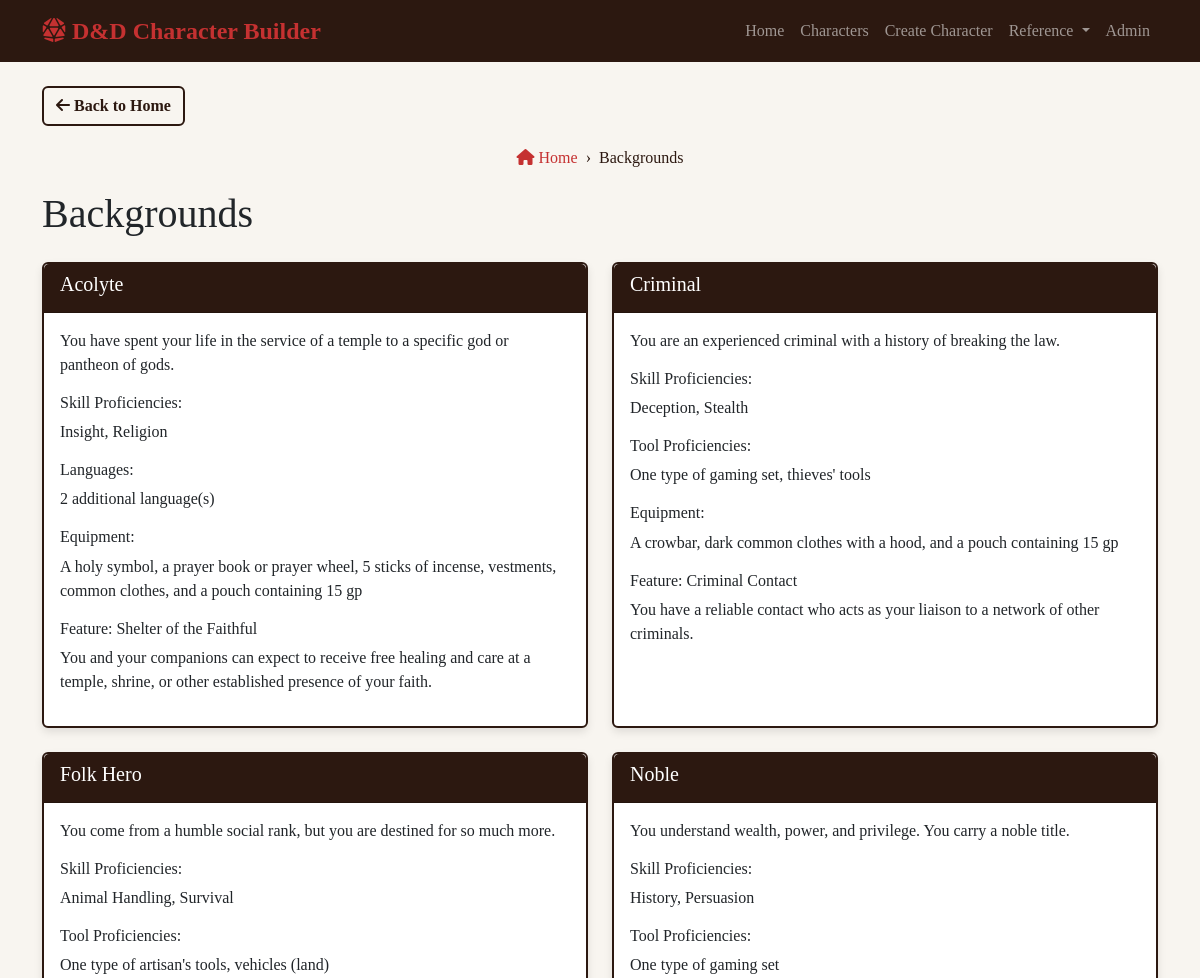
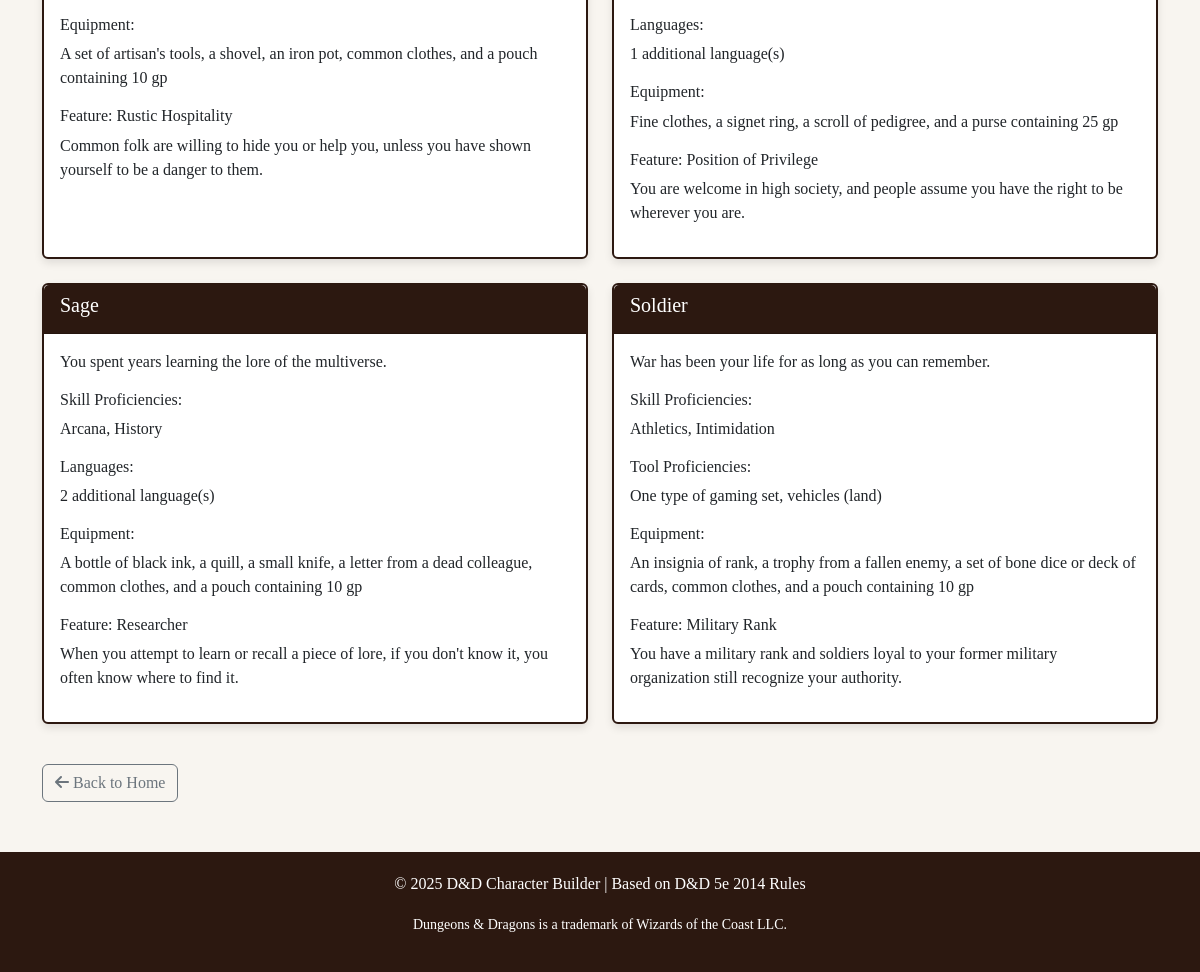
/backgrounds/, run on the app's committed database (2 pictures, top to bottom).
### characters/models.py (models this page shows, shortened)
class Background(models.Model):
    name = models.CharField(max_length=50, unique=True)
    description = models.TextField()
    skill_proficiencies = models.CharField(max_length=200)
    tool_proficiencies = models.CharField(max_length=200, blank=True)
    languages = models.IntegerField(default=0, help_text="Number of additional languages")
    equipment = models.TextField()
    feature = models.CharField(max_length=100)
    feature_description = models.TextField()
    class Meta:
        ordering = ['name']

### characters/views.py (the view)
# urls.py: path('backgrounds/', views.BackgroundListView.as_view(), name='background_list'),
class BackgroundListView(ListView):
    model = Background
    template_name = 'characters/background_list.html'
    context_object_name = 'backgrounds'

### characters/templates/characters/background_list.html (shortened to what this page needs)
{% extends 'characters/base.html' %}
{% block back_button %}
<div class="back-button">
    <a href="{% url 'home' %}" class="btn">
        <i class="fas fa-arrow-left"></i> Back to Home
    </a>
</div>
{% endblock %}
{% block breadcrumb %}
<nav aria-label="breadcrumb">
    <ol class="breadcrumb">
        <li class="breadcrumb-item"><a href="{% url 'home' %}"><i class="fas fa-home"></i> Home</a></li>
        <li class="breadcrumb-item active" aria-current="page">Backgrounds</li>
    </ol>
</nav>
{% endblock %}
{% block content %}
<h1 class="mb-4">Backgrounds</h1>
{% if backgrounds %}
    <div class="row">
        {% for background in backgrounds %}
            <div class="col-md-6 mb-4">
                <div class="card h-100">
                    <div class="card-header">
                        <h5>{{ background.name }}</h5>
                    </div>
                    <div class="card-body">
                        <p>{{ background.description }}</p>
                        <h6>Skill Proficiencies:</h6>
                        <p>{{ background.skill_proficiencies }}</p>
                        {% if background.tool_proficiencies %}
                            <h6>Tool Proficiencies:</h6>
                            <p>{{ background.tool_proficiencies }}</p>
                        {% endif %}
                        {% if background.languages %}
                            <h6>Languages:</h6>
                            <p>{{ background.languages }} additional language(s)</p>
                        {% endif %}
                        <h6>Equipment:</h6>
                        <p>{{ background.equipment }}</p>
                        <h6>Feature: {{ background.feature }}</h6>
                        <p>{{ background.feature_description }}</p>
                    </div>
                </div>
            </div>
        {% endfor %}
    </div>
{% else %}
    <div class="alert alert-info">
        No backgrounds available. Please add backgrounds through the admin interface.
    </div>
{% endif %}
<a href="{% url 'home' %}" class="btn btn-outline-secondary mt-3"><i class="fas fa-arrow-left"></i> Back to Home</a>
{% endblock %}

### characters/templates/characters/base.html (style rules this page uses)
:root { --dnd-red: #C53131; --dnd-dark: #2c1810; }
body { background-color: #f8f5f0; font-family: 'Georgia', serif; }
.card { border: 2px solid var(--dnd-dark); box-shadow: 0 4px 8px rgba(0,0,0,0.1); }
.card-header { background-color: var(--dnd-dark); color: white; font-weight: bold; }
.back-button { margin-bottom: 20px; }
.back-button .btn { background-color: transparent; border: 2px solid var(--dnd-dark); color: var(--dnd-dark); font-weight: bold; }
.breadcrumb { background-color: transparent; padding: 0; margin-bottom: 20px; display: flex; justify-content: center; }
.breadcrumb-item + .breadcrumb-item::before { content: "›"; color: var(--dnd-dark); }
.breadcrumb-item a { color: var(--dnd-red); text-decoration: none; }
.breadcrumb-item.active { color: var(--dnd-dark); }

### data on the page
Background: name "Acolyte", description "You have spent your life in the service of a temple to a specific god or pantheon of gods.", skill_proficiencies "Insight, Religion", languages "2", equipment "A holy symbol, a prayer book or prayer wheel, 5 sticks of incense, vestments, common clothes, and a pouch containing 15 gp", feature "Shelter of the Faithful", feature_description "You and your companions can expect to receive free healing and care at a temple, shrine, or other established presence of your faith."
Background: name "Criminal", description "You are an experienced criminal with a history of breaking the law.", skill_proficiencies "Deception, Stealth", tool_proficiencies "One type of gaming set, thieves' tools", equipment "A crowbar, dark common clothes with a hood, and a pouch containing 15 gp", feature "Criminal Contact", feature_description "You have a reliable contact who acts as your liaison to a network of other criminals."
Background: name "Folk Hero", description "You come from a humble social rank, but you are destined for so much more.", skill_proficiencies "Animal Handling, Survival", tool_proficiencies "One type of artisan's tools, vehicles (land)", equipment "A set of artisan's tools, a shovel, an iron pot, common clothes, and a pouch containing 10 gp", feature "Rustic Hospitality", feature_description "Common folk are willing to hide you or help you, unless you have shown yourself to be a danger to them."
Background: name "Noble", description "You understand wealth, power, and privilege. You carry a noble title.", skill_proficiencies "History, Persuasion", tool_proficiencies "One type of gaming set", languages "1", equipment "Fine clothes, a signet ring, a scroll of pedigree, and a purse containing 25 gp", feature "Position of Privilege", feature_description "You are welcome in high society, and people assume you have the right to be wherever you are."
Background: name "Sage", description "You spent years learning the lore of the multiverse.", skill_proficiencies "Arcana, History", languages "2", equipment "A bottle of black ink, a quill, a small knife, a letter from a dead colleague, common clothes, and a pouch containing 10 gp", feature "Researcher", feature_description "When you attempt to learn or recall a piece of lore, if you don't know it, you often know where to find it."
Background: name "Soldier", description "War has been your life for as long as you can remember.", skill_proficiencies "Athletics, Intimidation", tool_proficiencies "One type of gaming set, vehicles (land)", equipment "An insignia of rank, a trophy from a fallen enemy, a set of bone dice or deck of cards, common clothes, and a pouch containing 10 gp", feature "Military Rank", feature_description "You have a military rank and soldiers loyal to your former military organization still recognize your authority."
